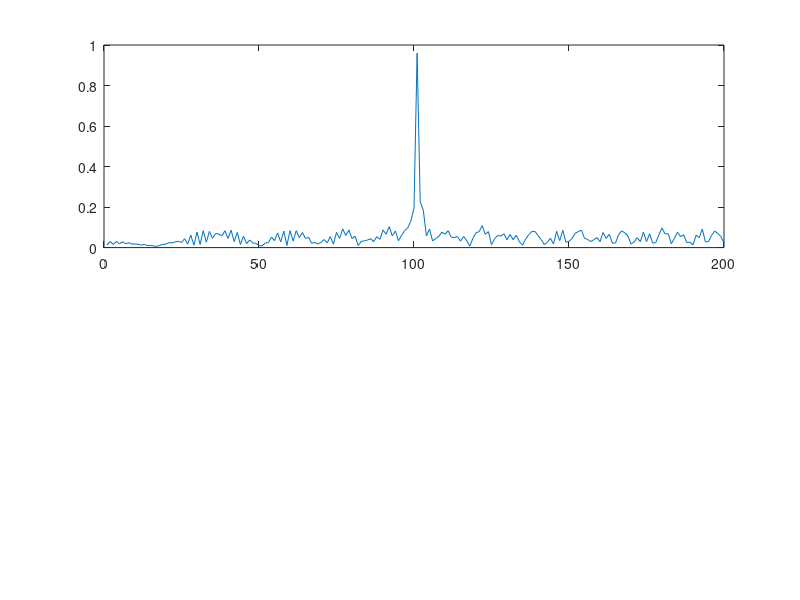
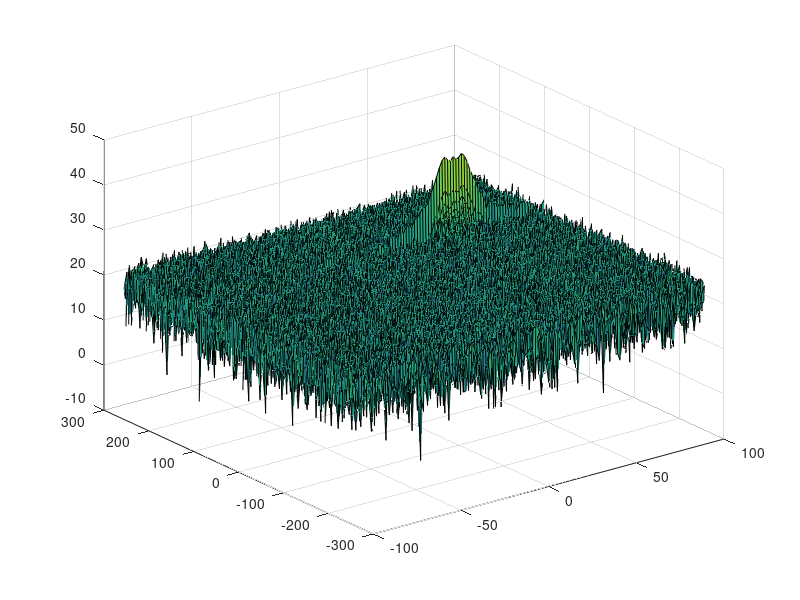

Here is the MATLAB script that generated these plots, in order: (Note: this script raises an error after producing the figures.)
%% Radar Specifications 
%%%%%%%%%%%%%%%%%%%%%%%%%%%
% Frequency of operation = 77GHz
% Max Range = 200m
% Range Resolution = 1 m
% Max Velocity = 100 m/s
%%%%%%%%%%%%%%%%%%%%%%%%%%%

clear all;
%speed of light = 3e8
%% User Defined Range and Velocity of target
% *%TODO* :
% define the target's initial position and velocity. Note : Velocity
% remains contant
pos = 100;
vel = 50;

%% FMCW Waveform Generation

% *%TODO* :
%Design the FMCW waveform by giving the specs of each of its parameters.
% Calculate the Bandwidth (B), Chirp Time (Tchirp) and Slope (slope) of the FMCW
% chirp using the requirements above.
c = 3*10^8;
Rmax = 200;
Rres = 1;
Bsweep = c / (2*Rres);
Tchirp = 5.5 * 2 *Rmax / c;
slope = Bsweep / Tchirp;

%Operating carrier frequency of Radar 
fc= 77e9;             %carrier freq

                                                          
%The number of chirps in one sequence. Its ideal to have 2^ value for the ease of running the FFT
%for Doppler Estimation. 
Nd=128;                   % #of doppler cells OR #of sent periods % number of chirps

%The number of samples on each chirp. 
Nr=1024;                  %for length of time OR # of range cells

% Timestamp for running the displacement scenario for every sample on each
% chirp
t=linspace(0,Nd*Tchirp,Nr*Nd); %total time for samples


%Creating the vectors for Tx, Rx and Mix based on the total samples input.
Tx=zeros(1,length(t)); %transmitted signal
Rx=zeros(1,length(t)); %received signal
Mix = zeros(1,length(t)); %beat signal

%Similar vectors for range_covered and time delay.
r_t=zeros(1,length(t));
td=zeros(1,length(t));
disp(length(t));

%% Signal generation and Moving Target simulation
% Running the radar scenario over the time. 

for i = 1:length(t)         
    % *%TODO* :
    %For each time stamp update the Range of the Target for constant velocity. 
    r_t(i) = pos + vel*t(i);
    td(i) = 2*r_t(i)/c;
    % *%TODO* :
    %For each time sample we need update the transmitted and
    %received signal. 
    Tx(i) = cos(2*pi*(fc*t(i) + slope*t(i)^2/2));
    Rx(i) = cos(2*pi*(fc*(t(i) - td(i)) + slope*(t(i) - td(i))^2/2));
    % *%TODO* :
    %Now by mixing the Transmit and Receive generate the beat signal
    %This is done by element wise matrix multiplication of Transmit and
    %Receiver Signal
    Mix(i) = Tx(i) * Rx(i);
end

%% RANGE MEASUREMENT


 % *%TODO* :
%reshape the vector into Nr*Nd array. Nr and Nd here would also define the size of
%Range and Doppler FFT respectively.
signal = reshape(Mix, [Nr,Nd]);

 % *%TODO* :
%run the FFT on the beat signal along the range bins dimension (Nr) and
%normalize.
 % *%TODO* :
% Take the absolute value of FFT output
signal_fft = fft(signal, Nr);
signal_fft = abs(signal_fft);
signal_fft = normalize(signal_fft);
signal_fft = rescale(signal_fft, 0, 1);

 % *%TODO* :
% Output of FFT is double sided signal, but we are interested in only one side of the spectrum.
% Hence we throw out half of the samples.
signal_fft = signal_fft(1:Nr/2+1);
disp(length(signal_fft));
%plotting the range
figure ('Name','Range from First FFT')
subplot(2,1,1)

% *%TODO* :
% plot FFT output 
plot(signal_fft);
axis ([0 200 0 1]);


%% RANGE DOPPLER RESPONSE
% The 2D FFT implementation is already provided here. This will run a 2DFFT
% on the mixed signal (beat signal) output and generate a range doppler
% map.You will implement CFAR on the generated RDM


% Range Doppler Map Generation.

% The output of the 2D FFT is an image that has reponse in the range and
% doppler FFT bins. So, it is important to convert the axis from bin sizes
% to range and doppler based on their Max values.

Mix=reshape(Mix,[Nr,Nd]);

% 2D FFT using the FFT size for both dimensions.
sig_fft2 = fft2(Mix,Nr,Nd);

% Taking just one side of signal from Range dimension.
sig_fft2 = sig_fft2(1:Nr/2,1:Nd);
sig_fft2 = fftshift(sig_fft2);
RDM = abs(sig_fft2);
RDM = 10*log10(RDM) ;

%use the surf function to plot the output of 2DFFT and to show axis in both
%dimensions
doppler_axis = linspace(-100,100,Nd);
range_axis = linspace(-200,200,Nr/2)*((Nr/2)/400);
figure,surf(doppler_axis,range_axis,RDM);

%% CFAR implementation

%Slide Window through the complete Range Doppler Map
Nd=128; 
Nr=1024;  

% *%TODO* :
%Select the number of Training Cells in both the dimensions.
TC = 3; 
TCr = 4;
TCd = 2;

% *%TODO* :
%Select the number of Guard Cells in both dimensions around the Cell under 
%test (CUT) for accurate estimation
GC = 1;
GCr = 2;
GCd = 1;

% *%TODO* :
% offset the threshold by SNR value in dB
offset = 5;

% *%TODO* :
%Create a vector to store noise_level for each iteration on training cells
TotalCell = (2*TCr+2*GCr+1)*(2*TCd+2*GCd+1);
GCCUTCell = (2*GCr+1)*(2*GCd+1);
TrainCell = TotalCell - GCCUTCell;

% *%TODO* :
%design a loop such that it slides the CUT across range doppler map by
%giving margins at the edges for Training and Guard Cells.
%For every iteration sum the signal level within all the training
%cells. To sum convert the value from logarithmic to linear using db2pow
%function. Average the summed values for all of the training
%cells used. After averaging convert it back to logarithimic using pow2db.
%Further add the offset to it to determine the threshold. Next, compare the
%signal under CUT with this threshold. If the CUT level > threshold assign
%it a value of 1, else equate it to 0.

   % Use RDM[x,y] as the matrix from the output of 2D FFT for implementing
   % CFAR
CFAR = RDM;
for i = 1:(Nr/2-(GCr*2+TCr*2+1))
    for j = 1:(Nd-(GCd*2+TCd*2+1))
        total_sum = sum(db2pow(RDM(i:(i+GCr*2+TCr*2+1),j:(j+GCd*2+TCd*2+1))),'all');
        GCCUT_sum = sum(db2pow(RDM((i+TCr):(i+2*GCr+1),(j+TCd):(j+2*GCd+1))),'all');
        train_sum = total_sum - GCCUT_sum;
        threshold = pow2db(train_sum/TrainCell)+offset;
        signal = RDM(i+TCr+GCr, j+TCd+GCd);

        if(signal < threshold)
            signal = 0;
        else
            signal =1 ;
        end
        CFAR(i+TCr+GCr, j+TCd+GCd) = signal;
    end
end




% *%TODO* :
% The process above will generate a thresholded block, which is smaller 
%than the Range Doppler Map as the CUT cannot be located at the edges of
%matrix. Hence,few cells will not be thresholded. To keep the map size same
% set those values to 0. 
 
for i = 1:(Nr/2)
    for j = 1:Nd
       if (i > (TCr+GCr))& (i < (Nr/2-(TCr+GCr))) & (j > (TCd+GCd)) & (j < (Nd-(TCd+GCd)))
           continue
       end
       CFAR(i,j) = 0;
    end
end



% *%TODO* :
%display the CFAR output using the Surf function like we did for Range
%Doppler Response output.
figure,surf(doppler_axis,range_axis,CFAR);
colorbar;


 
 